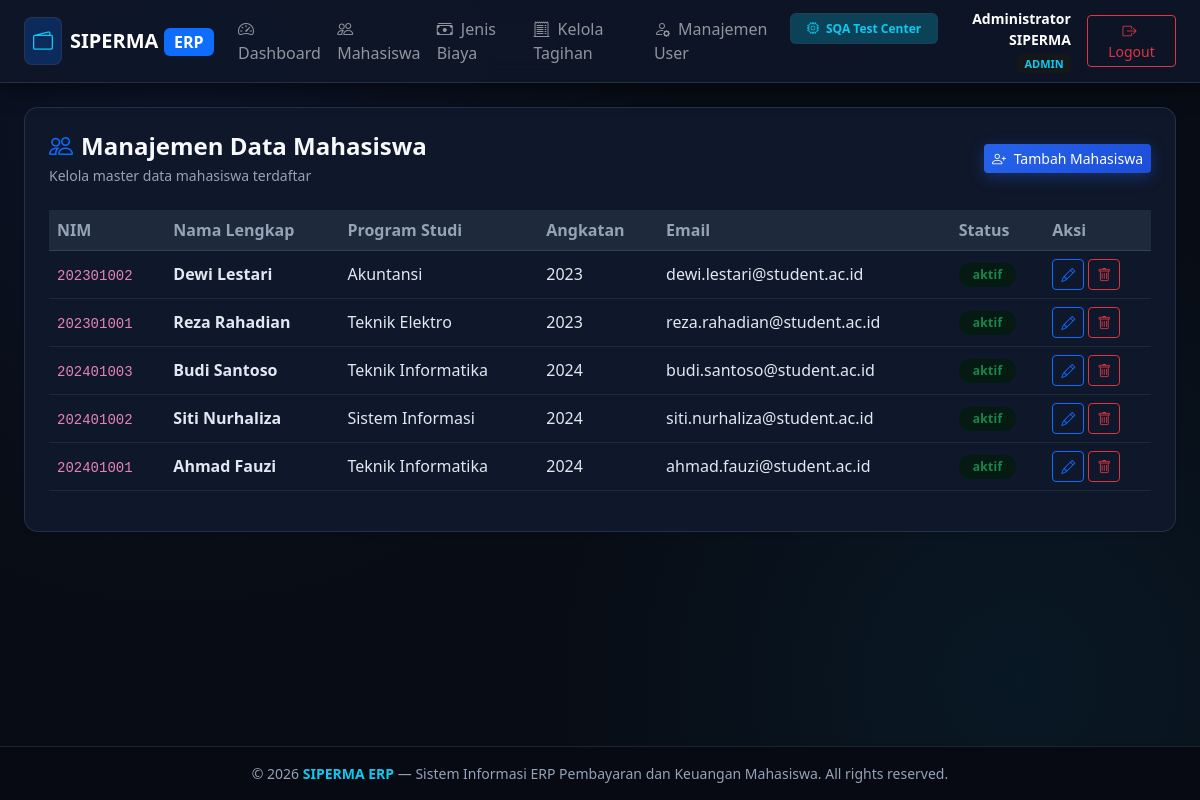
Page /admin/mahasiswa (signed in) on the committed database.
### tables this page shows
CREATE TABLE mahasiswa (
    id INTEGER PRIMARY KEY AUTOINCREMENT,
    user_id INTEGER NULL,
    nim VARCHAR(20) UNIQUE NOT NULL,
    nama VARCHAR(100) NOT NULL,
    prodi VARCHAR(100) NOT NULL,
    angkatan VARCHAR(10) NOT NULL,
    email VARCHAR(100),
    telepon VARCHAR(20),
    status VARCHAR(20) DEFAULT 'aktif' CHECK(status IN ('aktif', 'cuti', 'lulus', 'drop_out')),
    created_at DATETIME DEFAULT CURRENT_TIMESTAMP,
    FOREIGN KEY (user_id) REFERENCES users(id) ON DELETE SET NULL
);

### src/Views/admin/mahasiswa.php (the view, shortened to what this page needs)
<?php $pageTitle = 'Kelola Mahasiswa'; require_once __DIR__ . '/../layouts/header.php'; ?>
<div class="card card-custom bg-white p-3 p-md-4 shadow-sm mb-4">
    <div class="page-header-responsive mb-4">
        <div>
            <h4 class="fw-bold text-light mb-1"><i class="bi bi-people me-2 text-primary"></i>Manajemen Data Mahasiswa</h4>
            <p class="text-muted small mb-0">Kelola master data mahasiswa terdaftar</p>
        </div>
        <div class="page-actions-responsive">
            <button type="button" class="btn btn-primary btn-sm" data-bs-toggle="modal" data-bs-target="#modalTambahMhs">
                <i class="bi bi-person-plus me-1"></i> Tambah Mahasiswa
            </button>
        </div>
    </div>
    <div class="table-responsive">
        <table class="table table-hover table-custom align-middle">
            <thead>
                <tr>
                    <th>NIM</th>
                    <th>Nama Lengkap</th>
                    <th>Program Studi</th>
                    <th>Angkatan</th>
                    <th>Email</th>
                    <th>Status</th>
                    <th>Aksi</th>
                </tr>
            </thead>
            <tbody>
                <?php if (empty($mahasiswaList)): ?>
                <tr><td colspan="7" class="text-center text-muted py-4">Belum ada data mahasiswa</td></tr>
                <?php else: foreach ($mahasiswaList as $m): ?>
                <tr>
                    <td><code><?= htmlspecialchars($m['nim']) ?></code></td>
                    <td><strong><?= htmlspecialchars($m['nama']) ?></strong></td>
                    <td><?= htmlspecialchars($m['prodi']) ?></td>
                    <td><?= htmlspecialchars($m['angkatan']) ?></td>
                    <td><?= htmlspecialchars($m['email'] ?? '-') ?></td>
                    <td>
                        <span class="badge bg-success-subtle text-success badge-status"><?= htmlspecialchars($m['status']) ?></span>
                    </td>
                    <td>
                        <div class="d-flex gap-1">
                            <button type="button" class="btn btn-sm btn-outline-primary" data-bs-toggle="modal" data-bs-target="#modalEditMhs<?= $m['id'] ?>">
                                <i class="bi bi-pencil"></i>
                            </button>
                            <form action="/admin/mahasiswa" method="POST" onsubmit="return confirm('Apakah Anda yakin ingin menghapus mahasiswa ini?')">
                                <button type="submit" class="btn btn-sm btn-outline-danger"><i class="bi bi-trash"></i></button>
                            </form>
                        </div>
                    </td>
                </tr>
                <?php endforeach; endif; ?>
            </tbody>
        </table>
    </div>
</div>
<?php require_once __DIR__ . '/../layouts/footer.php'; ?>

### src/Views/layouts/header.php (style rules this page uses)
:root { --bg-dark: #07090e; --bg-surface: #0f172a; --bg-card: #131b2e; --border-color: #1e293b; --primary-accent: #3b82f6; --text-primary: #f8fafc; --text-muted: #94a3b8; }
*, *::before, *::after { box-sizing: border-box; }
html, body { overflow-x: hidden; max-width: 100vw; width: 100%; }
body { font-family: 'Segoe UI', system-ui, -apple-system, sans-serif; background: #080c14; background-image: radial-gradient(circle at 15% 15%, rgba(30, 58, 138, 0.15) 0%, transparent 40%), radial-gradient(circle at 85% 85%, rgba(14, 165, 233, 0.08) 0%, transparent 40%); background-attachment: fixed; color: #f1f5f9; min-height: 100vh; display: flex; flex-direction: column; }
.card-custom { background-color: #0f172a; border: 1px solid rgba(51, 65, 85, 0.6); border-radius: 14px; box-shadow: 0 8px 30px rgba(0,0,0,0.4); color: #f1f5f9; transition: all 0.25s ease; }
.btn-primary { background: linear-gradient(135deg, #2563eb 0%, #1d4ed8 100%); border: none; box-shadow: 0 4px 15px rgba(37, 99, 235, 0.35); transition: all 0.2s ease; }
.table-custom { color: #f1f5f9 !important; }
.table-custom th { background-color: #1e293b !important; color: #94a3b8 !important; border-color: #334155 !important; font-weight: 600; }
.table-custom td { background-color: transparent !important; border-color: #1e293b !important; color: #e2e8f0 !important; }
.badge-status { padding: 6px 14px; border-radius: 20px; font-weight: 600; font-size: 12px; letter-spacing: 0.3px; }
.bg-white { background-color: #0f172a !important; color: #f8fafc !important; }
.text-muted { color: #94a3b8 !important; }
.page-header-responsive { display: flex; flex-direction: column; gap: 12px; margin-bottom: 1.5rem; }
@media (min-width: 768px) { .page-header-responsive { flex-direction: row; justify-content: space-between; align-items: center; gap: 1rem; } }
.page-actions-responsive { display: flex; flex-wrap: wrap; gap: 8px; width: 100%; }
@media (min-width: 768px) { .page-actions-responsive { width: auto; } }
.page-actions-responsive .btn { flex: 1 1 auto; text-align: center; white-space: nowrap; }
@media (min-width: 768px) { .page-actions-responsive .btn { flex: 0 0 auto; } }

### rows in the picture
mahasiswa: nim "202301002", nama "Dewi Lestari", prodi "Akuntansi", angkatan "2023", email "dewi.lestari@student.ac.id", status "aktif"
mahasiswa: nim "202301001", nama "Reza Rahadian", prodi "Teknik Elektro", angkatan "2023", email "reza.rahadian@student.ac.id", status "aktif"
mahasiswa: nim "202401003", nama "Budi Santoso", prodi "Teknik Informatika", angkatan "2024", email "budi.santoso@student.ac.id", status "aktif"
mahasiswa: nim "202401002", nama "Siti Nurhaliza", prodi "Sistem Informasi", angkatan "2024", email "siti.nurhaliza@student.ac.id", status "aktif"
mahasiswa: nim "202401001", nama "Ahmad Fauzi", prodi "Teknik Informatika", angkatan "2024", email "ahmad.fauzi@student.ac.id", status "aktif"

### other values in the picture
$currentUser['name'] "Administrator SIPERMA"
$currentUser['role'] "ADMIN"
